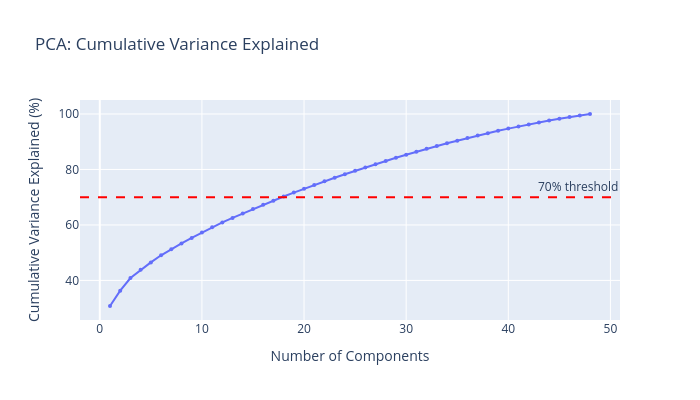

The notebook cell this image was saved under:
### Code cell
# ============================================================
# Step 2: Scaling
# ============================================================

X = anes_imputed[clustering_questions].values
scaler = StandardScaler()
X_scaled = scaler.fit_transform(X)
print(f"Scaled feature matrix: {X_scaled.shape}")

# ============================================================
# Step 3: PCA -- determine number of components
# ============================================================

# Fit full PCA first to see variance explained
pca_full = PCA(random_state=42)
pca_full.fit(X_scaled)

cumvar = np.cumsum(pca_full.explained_variance_ratio_) * 100

# Find n_components for various thresholds
for thresh in [60, 65, 70, 75, 80]:
    n = np.argmax(cumvar >= thresh) + 1
    print(f"  {thresh}% variance explained at {n} components")

# Plot variance explained
fig = go.Figure()
fig.add_trace(go.Scatter(
    x=list(range(1, len(cumvar) + 1)),
    y=cumvar,
    mode='lines+markers',
    name='Cumulative Variance',
    marker=dict(size=4),
))
fig.add_hline(y=70, line_dash='dash', line_color='red', annotation_text='70% threshold')
fig.update_layout(
    title='PCA: Cumulative Variance Explained',
    xaxis_title='Number of Components',
    yaxis_title='Cumulative Variance Explained (%)',
    height=400,
    width=700,
)
fig.show()

# Select n_components targeting ~67-70% variance
N_COMPONENTS = np.argmax(cumvar >= 67) + 1
print(f"\nSelected {N_COMPONENTS} PCA components ({cumvar[N_COMPONENTS-1]:.1f}% variance explained)")

### Figure 1 — Plotly figure (JSON) as saved in the notebook; plotly's stock layout.template omitted (floating-point values rounded to 4 significant figures)
{"data": [{"marker": {"size": 4}, "mode": "lines+markers", "name": "Cumulative Variance", "type": "scatter", "x": [1, 2, 3, 4, 5, 6, 7, 8, 9, 10, 11, 12, 13, 14, 15, 16, 17, 18, 19, 20, 21, 22, 23, 24, 25, 26, 27, 28, 29, 30, 31, 32, 33, 34, 35, 36, 37, 38, 39, 40, 41, 42, 43, 44, 45, 46, 47, 48], "y": [30.77, 36.32, 40.86, 43.81, 46.49, 49.06, 51.26, 53.32, 55.33, 57.28, 59.12, 60.9, 62.54, 64.14, 65.71, 67.25, 68.76, 70.25, 71.67, 73.06, 74.42, 75.73, 77.01, 78.26, 79.5, 80.71, 81.91, 83.07, 84.2, 85.3, 86.38, 87.43, 88.44, 89.43, 90.39, 91.31, 92.2, 93.09, 93.94, 94.73, 95.52, 96.26, 96.96, 97.63, 98.27, 98.9, 99.47, 100.0]}], "layout": {"annotations": [{"showarrow": false, "text": "70% threshold", "x": 1, "xanchor": "right", "xref": "x domain", "y": 70, "yanchor": "bottom", "yref": "y"}], "height": 400, "shapes": [{"line": {"color": "red", "dash": "dash"}, "type": "line", "x0": 0, "x1": 1, "xref": "x domain", "y0": 70, "y1": 70, "yref": "y"}], "title": {"text": "PCA: Cumulative Variance Explained"}, "width": 700, "xaxis": {"title": {"text": "Number of Components"}}, "yaxis": {"title": {"text": "Cumulative Variance Explained (%)"}}}}
